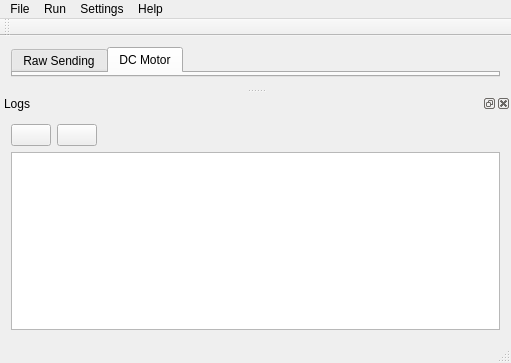
<?xml version="1.0" encoding="UTF-8"?>
<ui version="4.0">
 <class>MainWindow</class>
 <widget class="QMainWindow" name="MainWindow">
  <property name="geometry">
   <rect>
    <x>0</x>
    <y>0</y>
    <width>511</width>
    <height>363</height>
   </rect>
  </property>
  <property name="windowTitle">
   <string>MainWindow</string>
  </property>
  <widget class="QWidget" name="centralWidget">
   <layout class="QGridLayout" name="gridLayout">
    <item row="0" column="0">
     <widget class="QTabWidget" name="tabWidget">
      <property name="currentIndex">
       <number>1</number>
      </property>
      <widget class="RawDataSendWidget" name="rawTab">
       <attribute name="title">
        <string>Raw Sending</string>
       </attribute>
      </widget>
      <widget class="DCMotorWidget" name="DCTab">
       <attribute name="title">
        <string>DC Motor</string>
       </attribute>
      </widget>
     </widget>
    </item>
   </layout>
  </widget>
  <widget class="QMenuBar" name="menuBar">
   <property name="geometry">
    <rect>
     <x>0</x>
     <y>0</y>
     <width>511</width>
     <height>21</height>
    </rect>
   </property>
   <widget class="QMenu" name="menuFile">
    <property name="title">
     <string>File</string>
    </property>
    <addaction name="actionSave"/>
    <addaction name="actionLoad"/>
    <addaction name="separator"/>
    <addaction name="actionExit"/>
   </widget>
   <widget class="QMenu" name="menuConfigure">
    <property name="title">
     <string>Settings</string>
    </property>
    <addaction name="actionConfigure_Port"/>
    <addaction name="actionShow_Logs"/>
   </widget>
   <widget class="QMenu" name="menuRun">
    <property name="title">
     <string>Run</string>
    </property>
    <addaction name="actionStart"/>
    <addaction name="actionStop"/>
    <addaction name="actionDisconnect"/>
   </widget>
   <widget class="QMenu" name="menuHelp">
    <property name="title">
     <string>Help</string>
    </property>
    <addaction name="actionAbout"/>
   </widget>
   <addaction name="menuFile"/>
   <addaction name="menuRun"/>
   <addaction name="menuConfigure"/>
   <addaction name="menuHelp"/>
  </widget>
  <widget class="QToolBar" name="mainToolBar">
   <attribute name="toolBarArea">
    <enum>TopToolBarArea</enum>
   </attribute>
   <attribute name="toolBarBreak">
    <bool>false</bool>
   </attribute>
  </widget>
  <widget class="CustomStatusBar" name="statusBar"/>
  <widget class="QDockWidget" name="logsDockWidget">
   <property name="features">
    <set>QDockWidget::AllDockWidgetFeatures</set>
   </property>
   <property name="windowTitle">
    <string>Logs</string>
   </property>
   <attribute name="dockWidgetArea">
    <number>8</number>
   </attribute>
   <widget class="QWidget" name="logsWidgetContents">
    <layout class="QVBoxLayout" name="verticalLayout">
     <item>
      <layout class="QHBoxLayout" name="horizontalLayout">
       <item>
        <widget class="QPushButton" name="saveLogsButton">
         <property name="text">
          <string/>
         </property>
        </widget>
       </item>
       <item>
        <widget class="QPushButton" name="clearLogsButton">
         <property name="text">
          <string/>
         </property>
        </widget>
       </item>
       <item>
        <spacer name="horizontalSpacer">
         <property name="orientation">
          <enum>Qt::Horizontal</enum>
         </property>
         <property name="sizeHint" stdset="0">
          <size>
           <width>40</width>
           <height>20</height>
          </size>
         </property>
        </spacer>
       </item>
      </layout>
     </item>
     <item>
      <widget class="QTextEdit" name="logsEdit"/>
     </item>
    </layout>
   </widget>
  </widget>
  <action name="actionSave">
   <property name="text">
    <string>Save</string>
   </property>
  </action>
  <action name="actionLoad">
   <property name="text">
    <string>Load</string>
   </property>
  </action>
  <action name="actionExit">
   <property name="text">
    <string>Exit</string>
   </property>
  </action>
  <action name="actionStart">
   <property name="text">
    <string>Start</string>
   </property>
  </action>
  <action name="actionStop">
   <property name="text">
    <string>Stop</string>
   </property>
  </action>
  <action name="actionConfigure_Port">
   <property name="text">
    <string>Configure Port</string>
   </property>
   <property name="shortcut">
    <string>Ctrl+E</string>
   </property>
  </action>
  <action name="actionAbout">
   <property name="text">
    <string>About</string>
   </property>
  </action>
  <action name="actionDisconnect">
   <property name="text">
    <string>Disconnect</string>
   </property>
  </action>
  <action name="actionShow_Logs">
   <property name="text">
    <string>Show Logs</string>
   </property>
  </action>
 </widget>
 <layoutdefault spacing="6" margin="11"/>
 <customwidgets>
  <customwidget>
   <class>CustomStatusBar</class>
   <extends>QStatusBar</extends>
   <header>customstatusbar.h</header>
  </customwidget>
  <customwidget>
   <class>RawDataSendWidget</class>
   <extends>QWidget</extends>
   <header>rawdatasendwidget.h</header>
   <container>1</container>
  </customwidget>
  <customwidget>
   <class>DCMotorWidget</class>
   <extends>QWidget</extends>
   <header>dcmotorwidget.h</header>
   <container>1</container>
  </customwidget>
 </customwidgets>
 <resources/>
 <connections/>
</ui>
